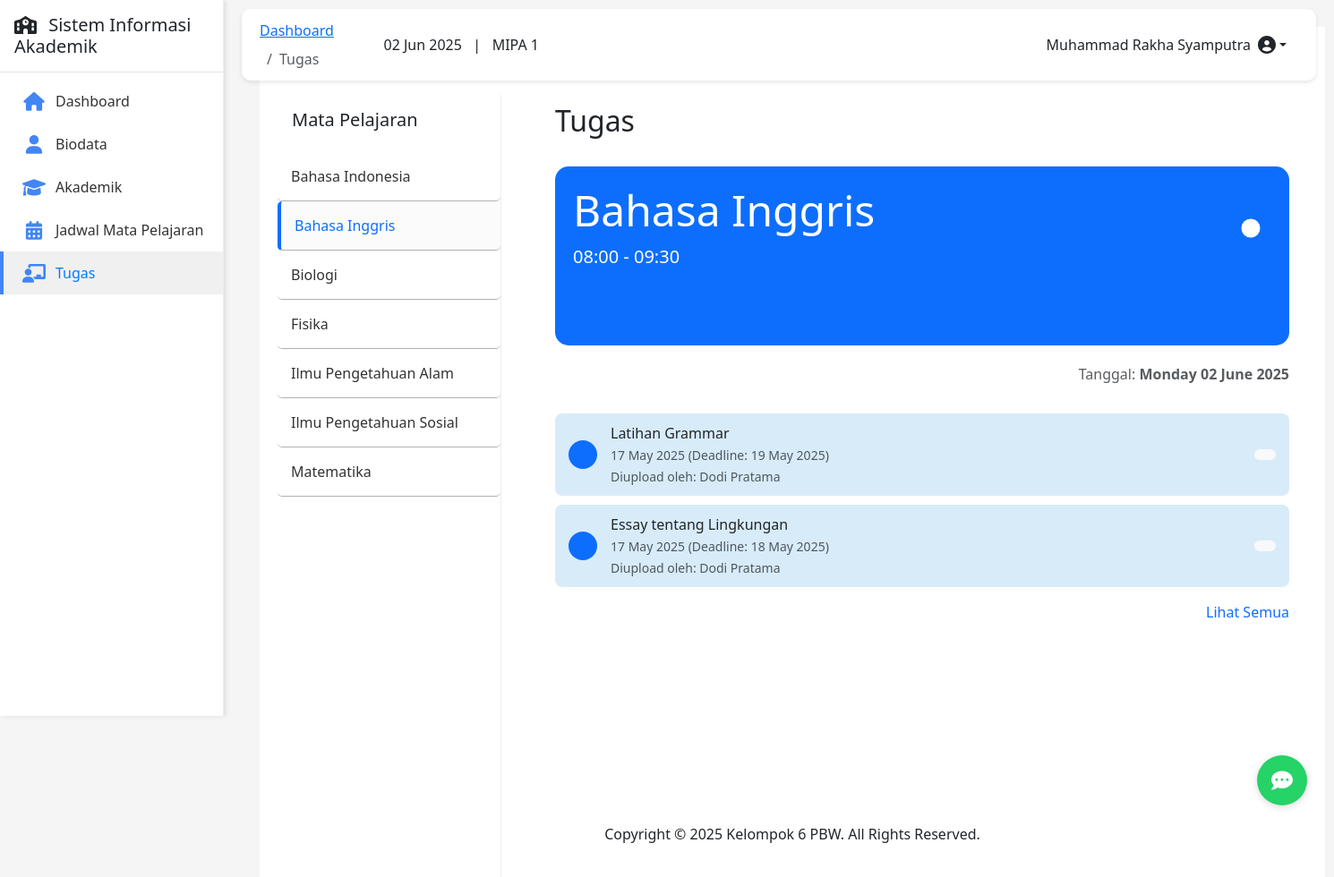
The app's page /tugas.php?subject=4 (signed in) with its own data.
### tables this page shows
CREATE TABLE `classes` (
  `id` int(11) NOT NULL,
  `name` varchar(20) NOT NULL,
  `level` enum('X','XI','XII') NOT NULL,
  `specialization` varchar(50) NOT NULL,
  `classroom` varchar(20) DEFAULT NULL,
  `academic_year` varchar(9) NOT NULL,
  `created_at` timestamp NOT NULL DEFAULT current_timestamp(),
  `updated_at` timestamp NOT NULL DEFAULT current_timestamp() ON UPDATE current_timestamp()
);

CREATE TABLE `subjects` (
  `id` int(11) NOT NULL,
  `code` varchar(20) NOT NULL,
  `name` varchar(100) NOT NULL,
  `curriculum` varchar(50) DEFAULT NULL,
  `created_at` timestamp NOT NULL DEFAULT current_timestamp(),
  `updated_at` timestamp NOT NULL DEFAULT current_timestamp() ON UPDATE current_timestamp()
);

CREATE TABLE `assignments` (
  `id` int(11) NOT NULL,
  `title` varchar(255) NOT NULL,
  `description` text DEFAULT NULL,
  `subject_id` int(11) NOT NULL,
  `teacher_id` int(11) NOT NULL,
  `class_id` int(11) NOT NULL,
  `created_at` timestamp NOT NULL DEFAULT current_timestamp(),
  `deadline` datetime NOT NULL,
  `is_active` tinyint(1) DEFAULT 1
);

CREATE TABLE `teachers` (
  `id` int(11) NOT NULL,
  `nip` varchar(20) NOT NULL,
  `name` varchar(100) NOT NULL,
  `email` varchar(100) NOT NULL,
  `password` varchar(255) NOT NULL,
  `gender` enum('Laki-laki','Perempuan') NOT NULL,
  `birth_place` varchar(100) DEFAULT NULL,
  `birth_date` date DEFAULT NULL,
  `religion` varchar(50) DEFAULT NULL,
  `address` text DEFAULT NULL,
  `phone_number` varchar(20) DEFAULT NULL,
  `status` varchar(50) DEFAULT NULL,
  `created_at` timestamp NOT NULL DEFAULT current_timestamp(),
  `updated_at` timestamp NOT NULL DEFAULT current_timestamp() ON UPDATE current_timestamp()
);

### config.php (called while the page is built, shortened)
<?php
function isLoggedIn() {
    return isset($_SESSION['user_id']) && !empty($_SESSION['user_id']);
}
?>

### tugas.php (the view, shortened to what this page needs)
<?php
$page_title = 'Tugas';
require_once 'config.php';
$student_id = $_SESSION['user_id'];
$student_sql = "SELECT s.*, c.id as class_id
                FROM students s
                LEFT JOIN classes c ON s.class_id = c.id
                WHERE s.id = $student_id";
$student_result = $conn->query($student_sql);
$student = $student_result->fetch_assoc();
$class_id = $student['class_id'] ?? 0;
$subjects_sql = "SELECT * FROM subjects ORDER BY name";
$subjects_result = $conn->query($subjects_sql);
$subjects = [];
if ($subjects_result->num_rows > 0) {
    while ($row = $subjects_result->fetch_assoc()) {
        $schedule_sql = "SELECT * FROM schedules
                        WHERE subject_id = {$row['id']}
                        AND class_id = $class_id
                        ORDER BY day_of_week, start_time
                        LIMIT 1";
        $schedule_result = $conn->query($schedule_sql);
        $schedule = $schedule_result->fetch_assoc();
        $start_time = isset($schedule) ? date('H:i', strtotime($schedule['start_time'])) : '08:00';
        $end_time = isset($schedule) ? date('H:i', strtotime($schedule['end_time'])) : '09:30';
        $subjects[] = [
            'id' => $row['id'],
            'name' => $row['name'],
            'active' => ($row['id'] == ($_GET['subject'] ?? 0)),
            'time' => "$start_time - $end_time"
        ];
    }
}
$selected_subject_id = isset($_GET['subject']) ? intval($_GET['subject']) : ($subjects[0]['id'] ?? 1);
$selected_subject = array_filter($subjects, function($subject) use ($selected_subject_id) {
    return $subject['id'] == $selected_subject_id;
});
$selected_subject = reset($selected_subject) ?: ['name' => 'Matematika', 'time' => '08:00 - 09:30'];
$assignments_sql = "SELECT a.*, s.name as subject_name, t.name as teacher_name
                   FROM assignments a
                   JOIN subjects s ON a.subject_id = s.id
                   JOIN teachers t ON a.teacher_id = t.id
                   WHERE a.subject_id = $selected_subject_id
                   AND a.class_id = $class_id
                   ORDER BY a.deadline DESC";
$table_check = $conn->query("SHOW TABLES LIKE 'assignments'");
$assignments_table_exists = $table_check->num_rows > 0;
$current_assignments = [];
if ($assignments_table_exists) {
    $assignments_result = $conn->query($assignments_sql);
    if ($assignments_result && $assignments_result->num_rows > 0) {
        while ($row = $assignments_result->fetch_assoc()) {
            $current_assignments[] = [
                'title' => $row['title'],
                'date' => date('d F Y', strtotime($row['created_at'])),
                'deadline' => date('d F Y', strtotime($row['deadline'])),
                'teacher' => $row['teacher_name']
            ];
        }
    }
}
include 'includes/header.php';
?>
<!DOCTYPE html>
<html lang="id">
<head>
    <link href="https://cdn.jsdelivr.net/npm/bootstrap@5.3.0-alpha1/dist/css/bootstrap.min.css" rel="stylesheet">
    <link rel="stylesheet" href="https://cdnjs.cloudflare.com/ajax/libs/font-awesome/6.0.0/css/all.min.css">
    <link rel="stylesheet" href="css/tugas.css">
</head>
<body>
    <div class="content-wrapper">
        <div class="d-flex">
            <div class="sidebar-container">
                <div class="p-3">
                    <h5>Mata Pelajaran</h5>
                </div>
                <ul class="subject-list">
                    <?php foreach ($subjects as $subject): ?>
                    <li class="<?= $subject['active'] ? 'active' : '' ?>">
                        <a href="?subject=<?= $subject['id'] ?>" class="<?= $subject['active'] ? 'text-primary' : '' ?>">
                            <?= htmlspecialchars($subject['name']) ?>
                        </a>
                    </li>
                    <?php endforeach; ?>
                </ul>
            </div>
            <div class="main-content">
                <div class="d-flex justify-content-between align-items-center mb-4">
                    <h1 class="h2"><?= $page_title ?></h1>
                </div>
                <div class="card-matematika">
                    <div class="d-flex justify-content-between align-items-center">
                        <div>
                            <h2 class="display-5 mb-2"><?= htmlspecialchars($selected_subject['name']) ?></h2>
                            <p class="mb-0 fs-5"><?= htmlspecialchars($selected_subject['time']) ?></p>
                        </div>
                        <div class="form-check form-switch">
                            <input class="form-check-input toggle-switch" type="checkbox" role="switch" id="flexSwitchCheckChecked" checked>
                        </div>
                    </div>
                </div>
                <div class="d-flex justify-content-end mb-3">
                    <p class="text-muted">Tanggal: <strong><?= date('l d F Y') ?></strong></p>
                </div>
                <div class="tasks-container">
                    <?php if (!empty($current_assignments)): ?>
                        <?php foreach ($current_assignments as $assignment): ?>
                        <div class="task-card">
                            <div class="d-flex justify-content-between align-items-center">
                                <div class="d-flex align-items-center">
                                    <div class="task-icon">
                                    </div>
                                    <div>
                                        <p class="mb-0 fw-medium"><?= htmlspecialchars($assignment['title']) ?></p>
                                        <small class="text-muted">
                                            <?= htmlspecialchars($assignment['date']) ?>
                                            <?php if (!empty($assignment['deadline'])): ?>
                                            <span class="text-muted">(Deadline: <?= htmlspecialchars($assignment['deadline']) ?>)</span>
                                            <?php endif; ?>
                                            <br>
                                            <span class="text-muted">Diupload oleh: <?= htmlspecialchars($assignment['teacher']) ?></span>
                                        </small>
                                    </div>
                                </div>
                                <button class="btn btn-light border-0" type="button">
                                </button>
                            </div>
                        </div>
                        <?php endforeach; ?>
                    <?php else: ?>
                        <div class="alert alert-info">Tidak ada tugas untuk mata pelajaran ini.</div>
                    <?php endif; ?>
                </div>
                <div class="text-end mt-3 mb-4">
                    <a href="#" class="text-decoration-none">Lihat Semua</a>
                </div>
            </div>
        </div>
    </div>
    <?php
    include 'includes/footer.php';
    ?>
</body>
</html>

### includes/header.php (shortened to what this page needs)
<?php
require_once 'config.php';
require_once 'auth.php';
$current_date = date('d M Y');
$current_user = $_SESSION['name'] ?? 'Guest User';
$class_info = 'MIPA';
if (isLoggedIn() && isset($_SESSION['class_id'])) {
    $class_id = $_SESSION['class_id'];
    $class_sql = "SELECT c.specialization FROM classes c WHERE c.id = $class_id LIMIT 1";
    $class_result = $conn->query($class_sql);
    if ($class_result && $class_result->num_rows > 0) {
        $class_info = $class_result->fetch_assoc()['specialization'];
    }
}
?>
<!DOCTYPE html>
<html lang="id">
<head>
    <link href="https://cdn.jsdelivr.net/npm/bootstrap@5.3.0-alpha1/dist/css/bootstrap.min.css" rel="stylesheet">
    <link rel="stylesheet" href="https://cdnjs.cloudflare.com/ajax/libs/font-awesome/6.0.0/css/all.min.css">
    <link rel="stylesheet" href="css/style.css">
</head>
<body>
<?php if (isLoggedIn() && !isset($is_login_page)): ?>
    <div class="d-flex">
        <?php include 'includes/sidebar.php'; ?>
        <div class="main-content">
            <div class="header-bar">
                <div class="d-none d-md-block">
                    <nav aria-label="breadcrumb">
                        <ol class="breadcrumb mb-0" style="display:flex;gap:8px;align-items:center;">
                            <li class="breadcrumb-item" style="display:inline-flex;align-items:center;">
                                <a href="dashboard.php">Dashboard</a>
                            </li>
                            <?php if (isset($page_title)): ?>
                                <li class="breadcrumb-item active" aria-current="page" style="display:inline-flex;align-items:center;">
                                    <?php echo $page_title; ?>
                                </li>
                            <?php endif; ?>
                        </ol>
                    </nav>
                </div>
                <div class="d-flex align-items-center w-100 justify-content-end">
                    <div class="me-3 d-none d-md-block">
                        <span class="me-2"><?php echo $current_date; ?> &nbsp; | &nbsp; <?php echo htmlspecialchars($class_info); ?></span>
                    </div>
                    <div class="dropdown d-none d-md-block">
                        <button class="btn dropdown-toggle d-flex align-items-center" type="button" id="userDropdown" data-bs-toggle="dropdown" aria-expanded="false">
                            <span class="me-2"><?php echo htmlspecialchars($current_user); ?></span>
                            <i class="fas fa-user-circle fa-lg"></i>
                        </button>
                    </div>
                </div>
            </div>
            <div class="content-wrapper pt-3">
<?php endif; ?>

### css/style.css (style rules this page uses)
:root { --primary-color: #4285F4; --secondary-color: #FFD100; --success-color: #34A853; --danger-color: #EA4335; --light-color: #F8F9FA; --dark-color: #343A40; }
body { font-family: 'Poppins', sans-serif; background-color: #F5F5F5; }
.main-content { margin-left: 250px; padding: 20px; min-height: 100vh; }
.header-bar { background-color: white; padding: 15px 20px; border-radius: 10px; margin-bottom: 20px; display: flex; justify-content: space-between; align-items: center; box-shadow: 0 2px 5px rgba(0, 0, 0, 0.1); height: 80px; }
.breadcrumb { margin-bottom: 0; font-size: 14px; }
.header-bar .dropdown { margin-left: auto; }

### css/tugas.css (style rules this page uses)
body { background-color: #f5f5f5; }
.sidebar-container { margin-left: 310px; margin-top: 40px; position: fixed; width: 250px; height: 100%; left: 0; overflow-y: auto; background-color: #fff; border-right: 1px solid #eee; z-index: 100; }
.main-content { margin-left: 290px; padding: 20px; margin-top: 30px; background-color: #fff; }
.subject-list { padding: 0; margin: 0; }
.subject-list li { padding: 15px; border-bottom: 1px solid #b1b1b1; border-radius: 5px; }
.subject-list li.active { border-left: 4px solid #0d6efd; background-color: #fbfbfb; }
.subject-list li a { color: #333; text-decoration: none; display: block; width: 100%; }
.subject-list li.active a { color: #0d6efd; font-weight: 500; }
.card-matematika { background-color: #0d6efd; color: white; width: 820px; height: 200px; border-radius: 15px; padding: 20px; margin-bottom: 20px; }
.task-card { background-color: rgb(216, 235, 249); border: px solid #ffffff; border-radius: 8px; margin-bottom: 10px; padding: 10px 15px; }
.task-icon { background-color: #0d6efd; color: white; width: 32px; height: 32px; border-radius: 50%; display: flex; align-items: center; justify-content: center; margin-right: 15px; }
.toggle-switch { width: 60px; height: 30px; }

### includes/header.php (style rules this page uses)
.header-bar { background-color: white; padding: 15px 20px; border-radius: 10px; display: flex; justify-content: space-between; align-items: center; box-shadow: 0 2px 5px rgba(0, 0, 0, 0.1); height: 80px; position: fixed; top: 0; right: 0; left: 0; z-index: 1030; margin: 10px 20px; width: calc(100% - 40px); }
.breadcrumb { margin-bottom: 0; font-size: 14px; }
.header-bar .dropdown { margin-left: auto; }
.main-content { padding-top: 100px; }
@media (min-width: 768px) { .header-bar { left: 250px; width: calc(100% - 250px - 40px); } }
@media (min-width: 768px) { .main-content { margin-left: 250px; } }

### records on screen
classes: specialization "MIPA 1"
subjects: name "Bahasa Indonesia"
subjects: name "Biologi"
subjects: name "Fisika"
subjects: name "Ilmu Pengetahuan Alam"
subjects: name "Ilmu Pengetahuan Sosial"
subjects: name "Matematika"
assignments: title "Latihan Grammar", date "17 May 2025", deadline "19 May 2025", teacher.name "Dodi Pratama"
assignments: title "Essay tentang Lingkungan", date "17 May 2025", deadline "18 May 2025", teacher.name "Dodi Pratama"

### other values on screen
$site_name "Sistem Informasi Akademik"
$page_title "Tugas"
$current_user "Muhammad Rakha Syamputra"
$subject['name'] "Bahasa Inggris"
$selected_subject['name'] "Bahasa Inggris"
$selected_subject['time'] "08:00 - 09:30"
